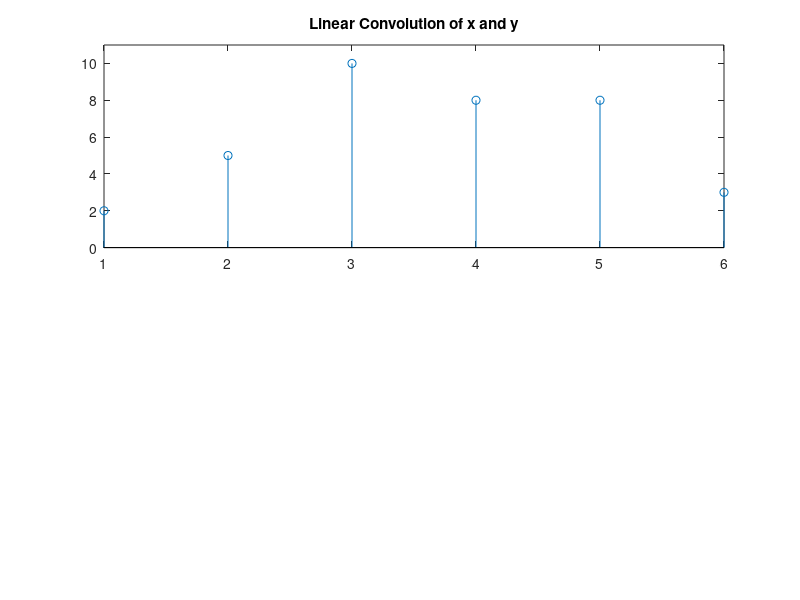

Write MATLAB code to recreate this figure.
clc;
clear all;
close all;
x = [2 1 2 1];
y = [1 2 3];
clin = conv(x,y);
clin
subplot(2,1,1)
stem(clin)
ylim([0 11])
title('Linear Convolution of x and y')